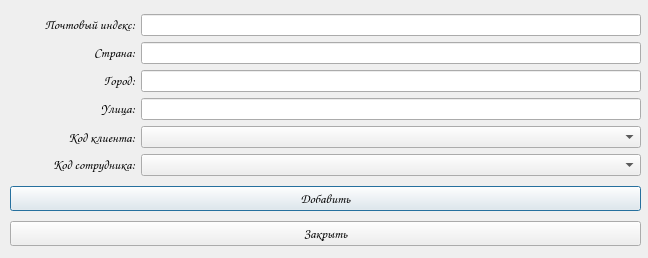
<?xml version="1.0" encoding="UTF-8"?>
<ui version="4.0">
 <class>Dialog</class>
 <widget class="QDialog" name="Dialog">
  <property name="geometry">
   <rect>
    <x>0</x>
    <y>0</y>
    <width>648</width>
    <height>258</height>
   </rect>
  </property>
  <property name="windowTitle">
   <string>Dialog</string>
  </property>
  <widget class="QWidget" name="verticalLayoutWidget">
   <property name="geometry">
    <rect>
     <x>10</x>
     <y>10</y>
     <width>631</width>
     <height>241</height>
    </rect>
   </property>
   <layout class="QVBoxLayout" name="verticalLayout" stretch="4,7,0">
    <item>
     <layout class="QVBoxLayout" name="verticalLayout_3" stretch="1,1,1,1,1,1">
      <item>
       <layout class="QHBoxLayout" name="horizontalLayout" stretch="2,8">
        <item>
         <widget class="QLabel" name="label">
          <property name="font">
           <font>
            <family>Comic Sans MS</family>
           </font>
          </property>
          <property name="text">
           <string>&lt;html&gt;&lt;head/&gt;&lt;body&gt;&lt;p align=&quot;right&quot;&gt;&lt;span style=&quot; font-size:10pt;&quot;&gt;Почтовый индекс:&lt;/span&gt;&lt;/p&gt;&lt;/body&gt;&lt;/html&gt;</string>
          </property>
          <property name="alignment">
           <set>Qt::AlignLeading|Qt::AlignLeft|Qt::AlignVCenter</set>
          </property>
         </widget>
        </item>
        <item>
         <widget class="QLineEdit" name="post_index"/>
        </item>
       </layout>
      </item>
      <item>
       <layout class="QHBoxLayout" name="horizontalLayout_3" stretch="2,8">
        <item>
         <widget class="QLabel" name="label_6">
          <property name="font">
           <font>
            <family>Comic Sans MS</family>
            <pointsize>10</pointsize>
           </font>
          </property>
          <property name="text">
           <string>&lt;html&gt;&lt;head/&gt;&lt;body&gt;&lt;p align=&quot;right&quot;&gt;Страна:&lt;/p&gt;&lt;/body&gt;&lt;/html&gt;</string>
          </property>
          <property name="alignment">
           <set>Qt::AlignCenter</set>
          </property>
         </widget>
        </item>
        <item>
         <widget class="QLineEdit" name="country"/>
        </item>
       </layout>
      </item>
      <item>
       <layout class="QHBoxLayout" name="horizontalLayout_8" stretch="2,8">
        <item>
         <widget class="QLabel" name="label_2">
          <property name="font">
           <font>
            <family>Comic Sans MS</family>
            <pointsize>10</pointsize>
           </font>
          </property>
          <property name="text">
           <string>&lt;html&gt;&lt;head/&gt;&lt;body&gt;&lt;p align=&quot;right&quot;&gt;Город:&lt;/p&gt;&lt;/body&gt;&lt;/html&gt;</string>
          </property>
         </widget>
        </item>
        <item>
         <widget class="QLineEdit" name="city"/>
        </item>
       </layout>
      </item>
      <item>
       <layout class="QHBoxLayout" name="horizontalLayout_10" stretch="2,8">
        <item>
         <widget class="QLabel" name="label_8">
          <property name="font">
           <font>
            <family>Comic Sans MS</family>
            <pointsize>10</pointsize>
           </font>
          </property>
          <property name="text">
           <string>&lt;html&gt;&lt;head/&gt;&lt;body&gt;&lt;p&gt;Улица:&lt;/p&gt;&lt;/body&gt;&lt;/html&gt;</string>
          </property>
          <property name="alignment">
           <set>Qt::AlignRight|Qt::AlignTrailing|Qt::AlignVCenter</set>
          </property>
         </widget>
        </item>
        <item>
         <widget class="QLineEdit" name="street"/>
        </item>
       </layout>
      </item>
      <item>
       <layout class="QHBoxLayout" name="horizontalLayout_12" stretch="2,8">
        <item>
         <widget class="QLabel" name="label_10">
          <property name="font">
           <font>
            <family>Comic Sans MS</family>
            <pointsize>10</pointsize>
           </font>
          </property>
          <property name="text">
           <string>Код клиента:</string>
          </property>
          <property name="alignment">
           <set>Qt::AlignRight|Qt::AlignTrailing|Qt::AlignVCenter</set>
          </property>
         </widget>
        </item>
        <item>
         <widget class="QComboBox" name="client_code"/>
        </item>
       </layout>
      </item>
      <item>
       <layout class="QHBoxLayout" name="horizontalLayout_11" stretch="2,8">
        <item>
         <widget class="QLabel" name="label_9">
          <property name="font">
           <font>
            <family>Comic Sans MS</family>
            <pointsize>10</pointsize>
           </font>
          </property>
          <property name="text">
           <string>&lt;html&gt;&lt;head/&gt;&lt;body&gt;&lt;p&gt;Код сотрудника:&lt;/p&gt;&lt;/body&gt;&lt;/html&gt;</string>
          </property>
          <property name="alignment">
           <set>Qt::AlignRight|Qt::AlignTrailing|Qt::AlignVCenter</set>
          </property>
         </widget>
        </item>
        <item>
         <widget class="QComboBox" name="emp_code"/>
        </item>
       </layout>
      </item>
     </layout>
    </item>
    <item>
     <layout class="QHBoxLayout" name="horizontalLayout_2" stretch="6">
      <item>
       <widget class="QPushButton" name="add_btn_2">
        <property name="palette">
         <palette>
          <active>
           <colorrole role="WindowText">
            <brush brushstyle="SolidPattern">
             <color alpha="255">
              <red>0</red>
              <green>0</green>
              <blue>0</blue>
             </color>
            </brush>
           </colorrole>
           <colorrole role="Button">
            <brush brushstyle="SolidPattern">
             <color alpha="255">
              <red>243</red>
              <green>243</green>
              <blue>243</blue>
             </color>
            </brush>
           </colorrole>
           <colorrole role="Light">
            <brush brushstyle="SolidPattern">
             <color alpha="255">
              <red>255</red>
              <green>255</green>
              <blue>255</blue>
             </color>
            </brush>
           </colorrole>
           <colorrole role="Midlight">
            <brush brushstyle="SolidPattern">
             <color alpha="255">
              <red>249</red>
              <green>249</green>
              <blue>249</blue>
             </color>
            </brush>
           </colorrole>
           <colorrole role="Dark">
            <brush brushstyle="SolidPattern">
             <color alpha="255">
              <red>121</red>
              <green>121</green>
              <blue>121</blue>
             </color>
            </brush>
           </colorrole>
           <colorrole role="Mid">
            <brush brushstyle="SolidPattern">
             <color alpha="255">
              <red>162</red>
              <green>162</green>
              <blue>162</blue>
             </color>
            </brush>
           </colorrole>
           <colorrole role="Text">
            <brush brushstyle="SolidPattern">
             <color alpha="255">
              <red>0</red>
              <green>0</green>
              <blue>0</blue>
             </color>
            </brush>
           </colorrole>
           <colorrole role="BrightText">
            <brush brushstyle="SolidPattern">
             <color alpha="255">
              <red>255</red>
              <green>255</green>
              <blue>255</blue>
             </color>
            </brush>
           </colorrole>
           <colorrole role="ButtonText">
            <brush brushstyle="SolidPattern">
             <color alpha="255">
              <red>0</red>
              <green>0</green>
              <blue>0</blue>
             </color>
            </brush>
           </colorrole>
           <colorrole role="Base">
            <brush brushstyle="SolidPattern">
             <color alpha="255">
              <red>255</red>
              <green>255</green>
              <blue>255</blue>
             </color>
            </brush>
           </colorrole>
           <colorrole role="Window">
            <brush brushstyle="SolidPattern">
             <color alpha="255">
              <red>243</red>
              <green>243</green>
              <blue>243</blue>
             </color>
            </brush>
           </colorrole>
           <colorrole role="Shadow">
            <brush brushstyle="SolidPattern">
             <color alpha="255">
              <red>0</red>
              <green>0</green>
              <blue>0</blue>
             </color>
            </brush>
           </colorrole>
           <colorrole role="AlternateBase">
            <brush brushstyle="SolidPattern">
             <color alpha="255">
              <red>249</red>
              <green>249</green>
              <blue>249</blue>
             </color>
            </brush>
           </colorrole>
           <colorrole role="ToolTipBase">
            <brush brushstyle="SolidPattern">
             <color alpha="255">
              <red>255</red>
              <green>255</green>
              <blue>220</blue>
             </color>
            </brush>
           </colorrole>
           <colorrole role="ToolTipText">
            <brush brushstyle="SolidPattern">
             <color alpha="255">
              <red>0</red>
              <green>0</green>
              <blue>0</blue>
             </color>
            </brush>
           </colorrole>
           <colorrole role="PlaceholderText">
            <brush brushstyle="SolidPattern">
             <color alpha="128">
              <red>0</red>
              <green>0</green>
              <blue>0</blue>
             </color>
            </brush>
           </colorrole>
          </active>
          <inactive>
           <colorrole role="WindowText">
            <brush brushstyle="SolidPattern">
             <color alpha="255">
              <red>0</red>
              <green>0</green>
              <blue>0</blue>
             </color>
            </brush>
           </colorrole>
           <colorrole role="Button">
            <brush brushstyle="SolidPattern">
             <color alpha="255">
              <red>243</red>
              <green>243</green>
              <blue>243</blue>
             </color>
            </brush>
           </colorrole>
           <colorrole role="Light">
            <brush brushstyle="SolidPattern">
             <color alpha="255">
              <red>255</red>
              <green>255</green>
              <blue>255</blue>
             </color>
            </brush>
           </colorrole>
           <colorrole role="Midlight">
            <brush brushstyle="SolidPattern">
             <color alpha="255">
              <red>249</red>
              <green>249</green>
              <blue>249</blue>
             </color>
            </brush>
           </colorrole>
           <colorrole role="Dark">
            <brush brushstyle="SolidPattern">
             <color alpha="255">
              <red>121</red>
              <green>121</green>
              <blue>121</blue>
             </color>
            </brush>
           </colorrole>
           <colorrole role="Mid">
            <brush brushstyle="SolidPattern">
             <color alpha="255">
              <red>162</red>
              <green>162</green>
              <blue>162</blue>
             </color>
            </brush>
           </colorrole>
           <colorrole role="Text">
            <brush brushstyle="SolidPattern">
             <color alpha="255">
              <red>0</red>
              <green>0</green>
              <blue>0</blue>
             </color>
            </brush>
           </colorrole>
           <colorrole role="BrightText">
            <brush brushstyle="SolidPattern">
             <color alpha="255">
              <red>255</red>
              <green>255</green>
              <blue>255</blue>
             </color>
            </brush>
           </colorrole>
           <colorrole role="ButtonText">
            <brush brushstyle="SolidPattern">
             <color alpha="255">
              <red>0</red>
              <green>0</green>
              <blue>0</blue>
             </color>
            </brush>
           </colorrole>
           <colorrole role="Base">
            <brush brushstyle="SolidPattern">
             <color alpha="255">
              <red>255</red>
              <green>255</green>
              <blue>255</blue>
             </color>
            </brush>
           </colorrole>
           <colorrole role="Window">
            <brush brushstyle="SolidPattern">
             <color alpha="255">
              <red>243</red>
              <green>243</green>
              <blue>243</blue>
             </color>
            </brush>
           </colorrole>
           <colorrole role="Shadow">
            <brush brushstyle="SolidPattern">
             <color alpha="255">
              <red>0</red>
              <green>0</green>
              <blue>0</blue>
             </color>
            </brush>
           </colorrole>
           <colorrole role="AlternateBase">
            <brush brushstyle="SolidPattern">
             <color alpha="255">
              <red>249</red>
              <green>249</green>
              <blue>249</blue>
             </color>
            </brush>
           </colorrole>
           <colorrole role="ToolTipBase">
            <brush brushstyle="SolidPattern">
             <color alpha="255">
              <red>255</red>
              <green>255</green>
              <blue>220</blue>
             </color>
            </brush>
           </colorrole>
           <colorrole role="ToolTipText">
            <brush brushstyle="SolidPattern">
             <color alpha="255">
              <red>0</red>
              <green>0</green>
              <blue>0</blue>
             </color>
            </brush>
           </colorrole>
           <colorrole role="PlaceholderText">
            <brush brushstyle="SolidPattern">
             <color alpha="128">
              <red>0</red>
              <green>0</green>
              <blue>0</blue>
             </color>
            </brush>
           </colorrole>
          </inactive>
          <disabled>
           <colorrole role="WindowText">
            <brush brushstyle="SolidPattern">
             <color alpha="255">
              <red>121</red>
              <green>121</green>
              <blue>121</blue>
             </color>
            </brush>
           </colorrole>
           <colorrole role="Button">
            <brush brushstyle="SolidPattern">
             <color alpha="255">
              <red>243</red>
              <green>243</green>
              <blue>243</blue>
             </color>
            </brush>
           </colorrole>
           <colorrole role="Light">
            <brush brushstyle="SolidPattern">
             <color alpha="255">
              <red>255</red>
              <green>255</green>
              <blue>255</blue>
             </color>
            </brush>
           </colorrole>
           <colorrole role="Midlight">
            <brush brushstyle="SolidPattern">
             <color alpha="255">
              <red>249</red>
              <green>249</green>
              <blue>249</blue>
             </color>
            </brush>
           </colorrole>
           <colorrole role="Dark">
            <brush brushstyle="SolidPattern">
             <color alpha="255">
              <red>121</red>
              <green>121</green>
              <blue>121</blue>
             </color>
            </brush>
           </colorrole>
           <colorrole role="Mid">
            <brush brushstyle="SolidPattern">
             <color alpha="255">
              <red>162</red>
              <green>162</green>
              <blue>162</blue>
             </color>
            </brush>
           </colorrole>
           <colorrole role="Text">
            <brush brushstyle="SolidPattern">
             <color alpha="255">
              <red>121</red>
              <green>121</green>
              <blue>121</blue>
             </color>
            </brush>
           </colorrole>
           <colorrole role="BrightText">
            <brush brushstyle="SolidPattern">
             <color alpha="255">
              <red>255</red>
              <green>255</green>
              <blue>255</blue>
             </color>
            </brush>
           </colorrole>
           <colorrole role="ButtonText">
            <brush brushstyle="SolidPattern">
             <color alpha="255">
              <red>121</red>
              <green>121</green>
              <blue>121</blue>
             </color>
            </brush>
           </colorrole>
           <colorrole role="Base">
            <brush brushstyle="SolidPattern">
             <color alpha="255">
              <red>243</red>
              <green>243</green>
              <blue>243</blue>
             </color>
            </brush>
           </colorrole>
           <colorrole role="Window">
            <brush brushstyle="SolidPattern">
             <color alpha="255">
              <red>243</red>
              <green>243</green>
              <blue>243</blue>
             </color>
            </brush>
           </colorrole>
           <colorrole role="Shadow">
            <brush brushstyle="SolidPattern">
             <color alpha="255">
              <red>0</red>
              <green>0</green>
              <blue>0</blue>
             </color>
            </brush>
           </colorrole>
           <colorrole role="AlternateBase">
            <brush brushstyle="SolidPattern">
             <color alpha="255">
              <red>243</red>
              <green>243</green>
              <blue>243</blue>
             </color>
            </brush>
           </colorrole>
           <colorrole role="ToolTipBase">
            <brush brushstyle="SolidPattern">
             <color alpha="255">
              <red>255</red>
              <green>255</green>
              <blue>220</blue>
             </color>
            </brush>
           </colorrole>
           <colorrole role="ToolTipText">
            <brush brushstyle="SolidPattern">
             <color alpha="255">
              <red>0</red>
              <green>0</green>
              <blue>0</blue>
             </color>
            </brush>
           </colorrole>
           <colorrole role="PlaceholderText">
            <brush brushstyle="SolidPattern">
             <color alpha="128">
              <red>0</red>
              <green>0</green>
              <blue>0</blue>
             </color>
            </brush>
           </colorrole>
          </disabled>
         </palette>
        </property>
        <property name="font">
         <font>
          <family>Comic Sans MS</family>
          <pointsize>10</pointsize>
         </font>
        </property>
        <property name="text">
         <string>Добавить</string>
        </property>
       </widget>
      </item>
     </layout>
    </item>
    <item>
     <widget class="QPushButton" name="back_btn">
      <property name="font">
       <font>
        <family>Comic Sans MS</family>
        <pointsize>10</pointsize>
       </font>
      </property>
      <property name="text">
       <string>Закрыть</string>
      </property>
     </widget>
    </item>
   </layout>
  </widget>
 </widget>
 <resources/>
 <connections/>
</ui>
